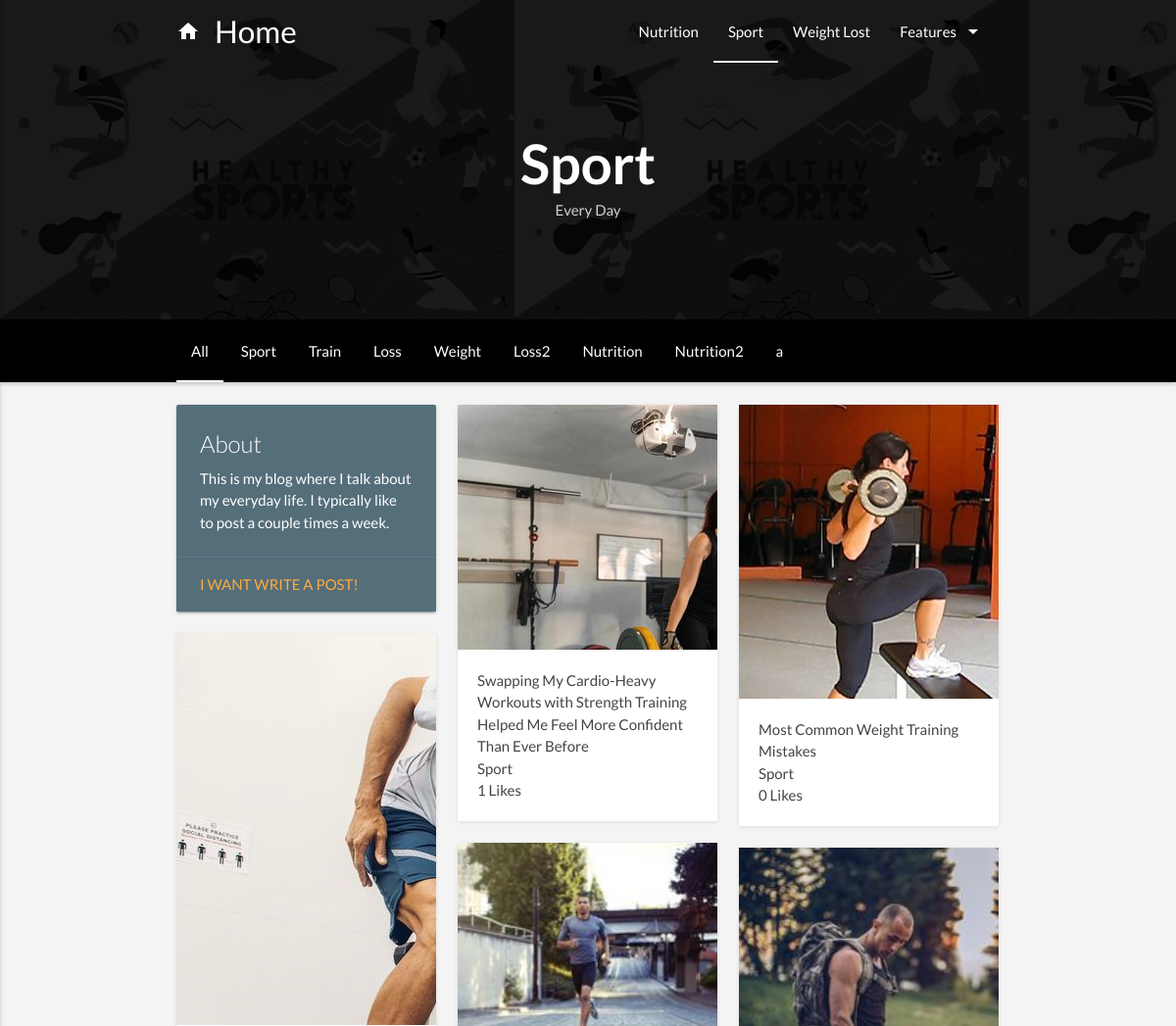
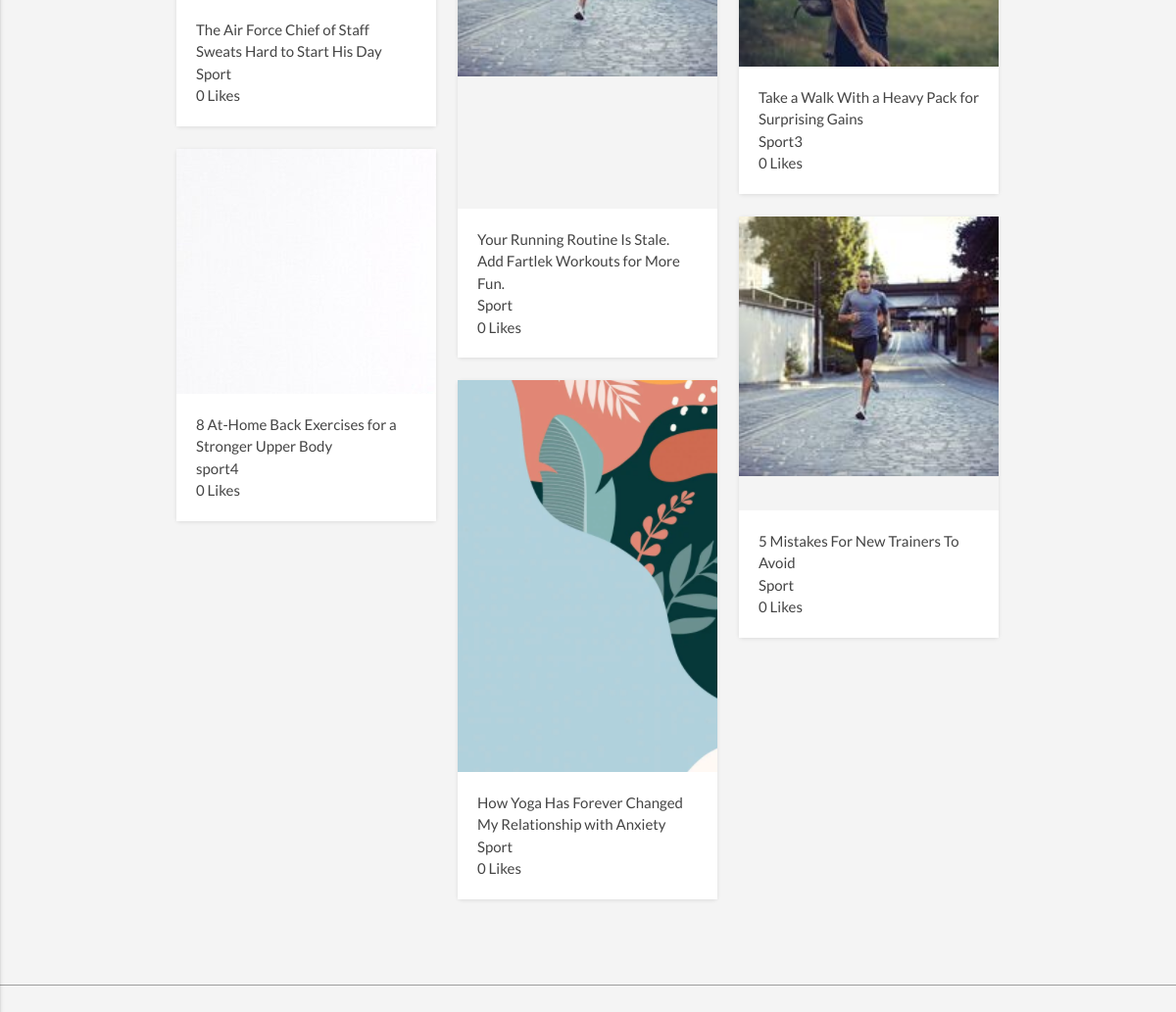
Screenshot of /myblog/sport with the database file from the repository (2 pictures, top to bottom).
### blog/models.py (models this page shows, shortened)
class Post(models.Model):
    category = models.ForeignKey(Categories, related_name='posts', on_delete=models.SET_NULL, null=True)
    author = models.ForeignKey(User, on_delete=models.SET_NULL, null=True)
    title = models.CharField(max_length=250)
    slug = models.SlugField(unique=True, max_length=100)
    description = models.TextField(max_length=10000)
    content = models.TextField(default='(empty)')
    published = models.DateField(auto_now_add=True)
    pic = models.ImageField(upload_to='pics', null=True, blank=True, default='default.png')
    enabled = models.BooleanField(default=True)
    tags = TaggableManager()
    likes = models.IntegerField(default=0)
    class Meta:
        ordering = ['-published']

### blog/views.py (the view)
# urls.py: path('sport', blog_sport, name='blog_sport'),
def blog_sport(request):
    if request.user is not None:
        user = request.user
        username = user.username
    posts = Post.objects.all().filter(category='1').filter(enabled=True).order_by('-published', )
    common_tags = Tag.objects.all()
    form_c = CommentForm()
    try:
        post_slug = request.POST['slug']
        comment_name = request.POST['name']
        comment_email = request.POST['email']
        comment_body = request.POST['body']
    except:
        post_slug = None
    if request.method == 'POST' and post_slug is not None:
        post = models.Post.objects.get(slug=post_slug)
        comment_post = models.Comment.objects.create(post=post, name=comment_name, body=comment_body, email=comment_email)
        comment_post.save()
    return render(request, 'blog/sport.html', locals())

### templates/blog/sport.html (shortened to what this page needs)
{% extends 'blog/base_blog.html' %}
{% load static %}
{% block Top_background %}{% static 'images/background_picture.jpg' %}{% endblock %}
{% block color1 %}black{% endblock %}
{% block color2 %}black{% endblock %}
{% block header_title %}
    <h1>Sport</h1>
    <div class="tagline">Every Day</div>
{% endblock %}
{% block categories %}
    <li class="active"><a href="#all">All</a></li>
    {% for tag in common_tags %}
        <li><a href="#{{ tag }}">{{ tag }}</a></li>
    {% endfor %}
{% endblock %}
{% block content %}
    {% for post in posts %}
        <div class="col l4 m6 s12 gallery-item gallery-expand gallery-filter {{ post.tags.all |cut:'<QuerySet [' | cut:'<Tag: ' | cut:'>' | cut:',' | cut:']' }} ">
            <div class="gallery-curve-wrapper">
                <a class="gallery-cover gray" style="height: {% cycle '250px' '300px' '400px' '400px' '250px' %};">
                {% if post.pic.url %}
                    <img src="{{ post.pic.url }}" alt="placeholder">
                {% else %}
                    <img src="http://placehold.it/1280x500" alt="placeholder">
                {% endif %}
                </a>
                <div class="gallery-header">
                    <span>{{ post.title }}</span>
                    <br>
                    <span>{{ post.description | truncatechars:100 }}</span>
                    <br>
                    <span>{{ post.likes }} Likes</span>
                </div>
            </div>
            <div class="gallery-action">
            </div>
        </div>
    {% endfor %}
{% endblock %}

### rows the page displays
Tag: name "Sport"
Tag: name "Train"
Tag: name "Loss"
Tag: name "Weight"
Tag: name "Loss2"
Tag: name "Nutrition"
Tag: name "Nutrition2"
Tag: name "a"
Post: pic (picture), title "Swapping My Cardio-Heavy Workouts with Strength Training Helped Me Feel More Confident Than Ever Before", description "Sport", likes "1"
Post: pic (picture), title "Most Common Weight Training Mistakes", description "Sport", likes "0"
Post: pic (picture), title "The Air Force Chief of Staff Sweats Hard to Start His Day", description "Sport", likes "0"
Post: pic (picture), title "Your Running Routine Is Stale. Add Fartlek Workouts for More Fun.", description "Sport", likes "0"
Post: pic (picture), title "Take a Walk With a Heavy Pack for Surprising Gains", description "Sport3", likes "0"
Post: pic (picture), title "8 At-Home Back Exercises for a Stronger Upper Body", description "sport4", likes "0"
Post: pic (picture), title "5 Mistakes For New Trainers To Avoid", description "Sport", likes "0"
Post: pic (picture), title "How Yoga Has Forever Changed My Relationship with Anxiety", description "Sport", likes "0"
